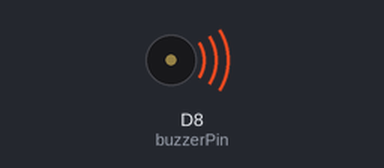
The sketch below on a simulated ESP8266 (NodeMCU). Parts: buzzer (waves = sounding).

Above: at 0.1 s.
At 37.1 s:
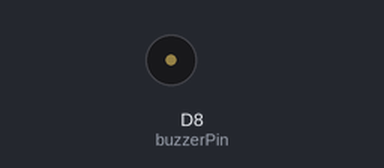
Timing chart, 0 to 38.6 s (numbered marks = the images above):
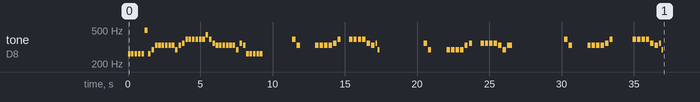

Measured:
- by itself, tone on D8 (buzzerPin): plays 262 Hz for 0.18 s, 262 Hz for 0.18 s, 262 Hz for 0.18 s, 262 Hz for 0.18 s, 262 Hz for 0.18 s, 494 Hz for 0.18 s … (87 notes in this stretch)

The sketch:

lupalupaingat.ino
```cpp
const int buzzerPin = D8;

#define NOTE_D4 294 //re
#define NOTE_E4 330 //mi
#define NOTE_F4 349 //fa
#define NOTE_G4 392 //sol
#define NOTE_C4 262 // Do
#define NOTE_A4 440 // La
#define NOTE_B4 494 // Si
#define QUARTER 235
#define EIGHTH  125
#define OWE 350
#define WIWOK 180
#define REST 0

void setup() {
  pinMode(buzzerPin, OUTPUT);
}

void loop() {
  tone(buzzerPin,NOTE_C4, WIWOK);
  delay(WIWOK * 1.30);

  tone(buzzerPin,NOTE_C4, WIWOK);
  delay(WIWOK * 1.30);

  tone(buzzerPin,NOTE_C4, WIWOK);
  delay(WIWOK * 1.30);

  tone(buzzerPin,NOTE_C4, WIWOK);
  delay(WIWOK * 1.30);

  tone(buzzerPin,NOTE_C4, WIWOK);
  delay(WIWOK * 1.30);

  tone(buzzerPin,NOTE_B4, WIWOK);
  delay(WIWOK * 1.30);

  tone(buzzerPin,NOTE_C4, WIWOK);
  delay(WIWOK * 1.30);

  tone(buzzerPin,NOTE_D4, WIWOK);
  delay(WIWOK * 1.30);

  tone(buzzerPin,NOTE_E4, WIWOK);
  delay(WIWOK * 1.30);

  tone(buzzerPin,NOTE_E4, WIWOK);
  delay(WIWOK * 1.30);

  tone(buzzerPin,NOTE_E4, WIWOK);
  delay(WIWOK * 1.30);

  tone(buzzerPin,NOTE_E4, WIWOK);
  delay(WIWOK * 1.30);

  tone(buzzerPin,NOTE_E4, WIWOK);
  delay(WIWOK * 1.30);

  tone(buzzerPin,NOTE_E4, WIWOK);
  delay(WIWOK * 1.30);

  tone(buzzerPin,NOTE_D4, WIWOK);
  delay(WIWOK * 1.30);

  tone(buzzerPin,NOTE_E4, WIWOK);
  delay(WIWOK * 1.30);

  tone(buzzerPin,NOTE_F4, WIWOK);
  delay(WIWOK * 1.30);

  tone(buzzerPin,NOTE_G4, WIWOK);
  delay(WIWOK * 1.30);

  tone(buzzerPin,NOTE_G4, WIWOK);
  delay(WIWOK * 1.30);

  tone(buzzerPin,NOTE_G4, WIWOK);
  delay(WIWOK * 1.30);

  tone(buzzerPin,NOTE_G4, WIWOK);
  delay(WIWOK * 1.30);

  tone(buzzerPin,NOTE_G4, WIWOK);
  delay(WIWOK * 1.30);

  tone(buzzerPin,NOTE_G4, WIWOK);
  delay(WIWOK * 1.30);

  tone(buzzerPin,NOTE_A4, WIWOK);
  delay(WIWOK * 1.30);

  tone(buzzerPin,NOTE_G4, WIWOK);
  delay(WIWOK * 1.30);

  tone(buzzerPin,NOTE_F4, WIWOK);
  delay(WIWOK * 1.30);

  tone(buzzerPin,NOTE_E4, WIWOK);
  delay(WIWOK * 1.30);

  tone(buzzerPin,NOTE_E4, WIWOK);
  delay(WIWOK * 1.30);

  tone(buzzerPin,NOTE_E4, WIWOK);
  delay(WIWOK * 1.30);

  tone(buzzerPin,NOTE_E4, WIWOK);
  delay(WIWOK * 1.30);

  tone(buzzerPin,NOTE_E4, WIWOK);
  delay(WIWOK * 1.30);

  tone(buzzerPin,NOTE_E4, WIWOK);
  delay(WIWOK * 1.30);

  tone(buzzerPin,NOTE_D4, WIWOK);
  delay(WIWOK * 1.30);

  tone(buzzerPin,NOTE_F4, WIWOK);
  delay(WIWOK * 1.30);

  tone(buzzerPin,NOTE_E4, WIWOK);
  delay(WIWOK * 1.30);

  tone(buzzerPin,NOTE_C4, WIWOK);
  delay(WIWOK * 1.30);

  tone(buzzerPin,NOTE_C4, WIWOK);
  delay(WIWOK * 1.30);

  tone(buzzerPin,NOTE_C4, WIWOK);
  delay(WIWOK * 1.30);

  tone(buzzerPin,NOTE_C4, WIWOK);
  delay(WIWOK * 1.30);

  tone(buzzerPin,NOTE_C4, WIWOK);
  delay(WIWOK * 1.30);

  delay(2000);

  tone(buzzerPin, NOTE_G4, QUARTER); //BAIT 1
  delay(QUARTER * 1.30);

  tone(buzzerPin, NOTE_E4, QUARTER);
  delay(QUARTER * 1.30);
  delay(1000);

  tone(buzzerPin, NOTE_E4, QUARTER);
  delay(QUARTER * 1.30);

  tone(buzzerPin, NOTE_E4, QUARTER);
  delay(QUARTER * 1.30);

  tone(buzzerPin, NOTE_E4, QUARTER);
  delay(QUARTER * 1.30);

  tone(buzzerPin, NOTE_E4, QUARTER);
  delay(QUARTER * 1.30);

  tone(buzzerPin, NOTE_F4, QUARTER);
  delay(QUARTER * 1.30);

  tone(buzzerPin, NOTE_G4, QUARTER);
  delay(QUARTER * 1.30);
  delay(500);

  tone(buzzerPin, NOTE_G4, QUARTER);
  delay(QUARTER * 1.30);

  tone(buzzerPin, NOTE_G4, QUARTER);
  delay(QUARTER * 1.30);

  tone(buzzerPin, NOTE_G4, QUARTER);
  delay(QUARTER * 1.30);

  tone(buzzerPin, NOTE_G4, QUARTER);
  delay(QUARTER * 1.30);

  tone(buzzerPin, NOTE_F4, QUARTER);
  delay(QUARTER * 1.30);

  tone(buzzerPin, NOTE_E4, QUARTER);
  delay(QUARTER * 1.30);

  tone(buzzerPin, NOTE_F4, EIGHTH);
  delay(EIGHTH * 1.30);

  tone(buzzerPin, NOTE_D4, EIGHTH);
  delay(EIGHTH * 1.30);


  noTone(buzzerPin);
  delay(3000);

   tone(buzzerPin, NOTE_F4, QUARTER); //BAIT 2
  delay(QUARTER * 1.30);

  tone(buzzerPin, NOTE_D4, QUARTER);
  delay(QUARTER * 1.30);
  delay(1000);

  tone(buzzerPin, NOTE_D4, QUARTER);
  delay(QUARTER * 1.30);

  tone(buzzerPin, NOTE_D4, QUARTER);
  delay(QUARTER * 1.30);

  tone(buzzerPin, NOTE_D4, QUARTER);
  delay(QUARTER * 1.30);

  tone(buzzerPin, NOTE_D4, QUARTER);
  delay(QUARTER * 1.30);

  tone(buzzerPin, NOTE_E4, QUARTER);
  delay(QUARTER * 1.30);

  tone(buzzerPin, NOTE_F4, QUARTER);
  delay(QUARTER * 1.30);
  delay(500);

  tone(buzzerPin, NOTE_F4, QUARTER);
  delay(QUARTER * 1.30);

  tone(buzzerPin, NOTE_F4, QUARTER);
  delay(QUARTER * 1.30);

  tone(buzzerPin, NOTE_F4, QUARTER);
  delay(QUARTER * 1.30);

  tone(buzzerPin, NOTE_F4, QUARTER);
  delay(QUARTER * 1.30);

  tone(buzzerPin, NOTE_E4, QUARTER);
  delay(QUARTER * 1.30);

  tone(buzzerPin, NOTE_D4, QUARTER);
  delay(QUARTER * 1.30);

  tone(buzzerPin, NOTE_E4, OWE);
  delay(OWE * 1.30);


  noTone(buzzerPin);
  delay(3500);

  tone(buzzerPin, NOTE_G4, QUARTER); //BAIT 3
  delay(QUARTER * 1.30);

  tone(buzzerPin, NOTE_E4, QUARTER);
  delay(QUARTER * 1.30);
  delay(1000);

  tone(buzzerPin, NOTE_E4, QUARTER);
  delay(QUARTER * 1.30);

  tone(buzzerPin, NOTE_E4, QUARTER);
  delay(QUARTER * 1.30);

  tone(buzzerPin, NOTE_E4, QUARTER);
  delay(QUARTER * 1.30);

  tone(buzzerPin, NOTE_E4, QUARTER);
  delay(QUARTER * 1.30);

  tone(buzzerPin, NOTE_F4, QUARTER);
  delay(QUARTER * 1.30);

  tone(buzzerPin, NOTE_G4, QUARTER);
  delay(QUARTER * 1.30);
  delay(1300);

  tone(buzzerPin, NOTE_G4, QUARTER);
  delay(QUARTER * 1.30);

  tone(buzzerPin, NOTE_G4, QUARTER);
  delay(QUARTER * 1.30);

  tone(buzzerPin, NOTE_G4, QUARTER);
  delay(QUARTER * 1.30);

  tone(buzzerPin, NOTE_G4, QUARTER);
  delay(QUARTER * 1.30);

  tone(buzzerPin, NOTE_F4, QUARTER);
  delay(QUARTER * 1.30);

  tone(buzzerPin, NOTE_E4, QUARTER);
  delay(QUARTER * 1.30);

  tone(buzzerPin, NOTE_F4, EIGHTH);
  delay(EIGHTH * 1.30);

  tone(buzzerPin, NOTE_D4, EIGHTH);
  delay(EIGHTH * 1.30);

  noTone(buzzerPin);
  delay(3700);

  tone(buzzerPin, NOTE_F4, QUARTER); // BAIT 4
  delay(QUARTER * 1.30);

  tone(buzzerPin, NOTE_D4, QUARTER);
  delay(QUARTER * 1.30);
  delay(1000);

  tone(buzzerPin, NOTE_D4, QUARTER);
  delay(QUARTER * 1.30);

  tone(buzzerPin, NOTE_D4, QUARTER);
  delay(QUARTER * 1.30);

  tone(buzzerPin, NOTE_D4, QUARTER);
  delay(QUARTER * 1.30);

  tone(buzzerPin, NOTE_D4, QUARTER);
  delay(QUARTER * 1.30);

  tone(buzzerPin, NOTE_E4, QUARTER);
  delay(QUARTER * 1.30);

  tone(buzzerPin, NOTE_F4, QUARTER);
  delay(QUARTER * 1.30);
  delay(1000);

  tone(buzzerPin, NOTE_F4, QUARTER);
  delay(QUARTER * 1.30);

  tone(buzzerPin, NOTE_F4, QUARTER);
  delay(QUARTER * 1.30);

  tone(buzzerPin, NOTE_F4, QUARTER);
  delay(QUARTER * 1.30);

  tone(buzzerPin, NOTE_F4, QUARTER);
  delay(QUARTER * 1.30);

  tone(buzzerPin, NOTE_E4, QUARTER);
  delay(QUARTER * 1.30);

  tone(buzzerPin, NOTE_D4, QUARTER);
  delay(QUARTER * 1.30);

  tone(buzzerPin, NOTE_E4, OWE);
  delay(OWE * 1.30);

  noTone(buzzerPin);
  delay(3800);

  tone(buzzerPin, NOTE_C4, QUARTER);
  delay(QUARTER * 1.30);
  delay(500);

  tone(buzzerPin, NOTE_C4, QUARTER);
  delay(QUARTER * 1.30);

  tone(buzzerPin, NOTE_C4, QUARTER);
  delay(QUARTER * 1.30);

  tone(buzzerPin, NOTE_A4, QUARTER);
  delay(QUARTER * 1.30);
  delay(500);

  tone(buzzerPin, NOTE_A4, QUARTER);
  delay(QUARTER * 1.30);

  tone(buzzerPin, NOTE_A4, QUARTER);
  delay(QUARTER * 1.30);

  tone(buzzerPin, NOTE_D4, QUARTER);
  delay(QUARTER * 1.30);
  delay(200);

  tone(buzzerPin, NOTE_D4, QUARTER);
  delay(QUARTER * 1.30);

  tone(buzzerPin, NOTE_G4, QUARTER);
  delay(QUARTER * 1.30);

  tone(buzzerPin, NOTE_G4, QUARTER);
  delay(QUARTER * 1.30);

  tone(buzzerPin, NOTE_A4, QUARTER);
  delay(QUARTER * 1.30);

  tone(buzzerPin, NOTE_B4, QUARTER);
  delay(QUARTER * 1.30);

  tone(buzzerPin, NOTE_C4, QUARTER);
  delay(OWE * 1.30);

  tone(buzzerPin, NOTE_C4, QUARTER);
  delay(QUARTER * 1.30);

  tone(buzzerPin, NOTE_C4, QUARTER);
  delay(QUARTER * 1.30);

  tone(buzzerPin, NOTE_A4, QUARTER);
  delay(QUARTER * 1.30);
  delay(500);

  tone(buzzerPin, NOTE_A4, QUARTER);
  delay(QUARTER * 1.30);

  tone(buzzerPin, NOTE_A4, QUARTER);
  delay(QUARTER * 1.30);

  tone(buzzerPin, NOTE_D4, QUARTER);
  delay(QUARTER * 1.30);
  delay(200);

  tone(buzzerPin, NOTE_D4, QUARTER);
  delay(QUARTER * 1.30);

  tone(buzzerPin, NOTE_G4, QUARTER);
  delay(QUARTER * 1.30);

  tone(buzzerPin, NOTE_G4, QUARTER);
  delay(QUARTER * 1.30);

  tone(buzzerPin, NOTE_A4, QUARTER);
  delay(QUARTER * 1.30);

  tone(buzzerPin, NOTE_B4, QUARTER);
  delay(QUARTER * 1.30);

  tone(buzzerPin, NOTE_C4, OWE);
  delay(OWE * 1.30);

  tone(buzzerPin, NOTE_C4, QUARTER);
  delay(QUARTER * 1.30);

  tone(buzzerPin, NOTE_C4, QUARTER);
  delay(QUARTER * 1.30);

  tone(buzzerPin, NOTE_A4, QUARTER);
  delay(QUARTER * 1.30);
  delay(300);

  tone(buzzerPin, NOTE_A4, QUARTER);
  delay(QUARTER * 1.30);

  tone(buzzerPin, NOTE_A4, QUARTER);
  delay(QUARTER * 1.30);

  tone(buzzerPin, NOTE_D4, QUARTER);
  delay(QUARTER * 1.30);
  delay(200);

  tone(buzzerPin, NOTE_D4, QUARTER);
  delay(QUARTER * 1.30);

  tone(buzzerPin, NOTE_G4, QUARTER);
  delay(QUARTER * 1.30);

  tone(buzzerPin, NOTE_G4, QUARTER);
  delay(QUARTER * 1.30);

  tone(buzzerPin, NOTE_A4, QUARTER);
  delay(QUARTER * 1.30);

  tone(buzzerPin, NOTE_B4, QUARTER);
  delay(QUARTER * 1.30);

  tone(buzzerPin, NOTE_C4, OWE);
  delay(OWE * 1.30);

  noTone(buzzerPin);
  delay(1500);

}
```
